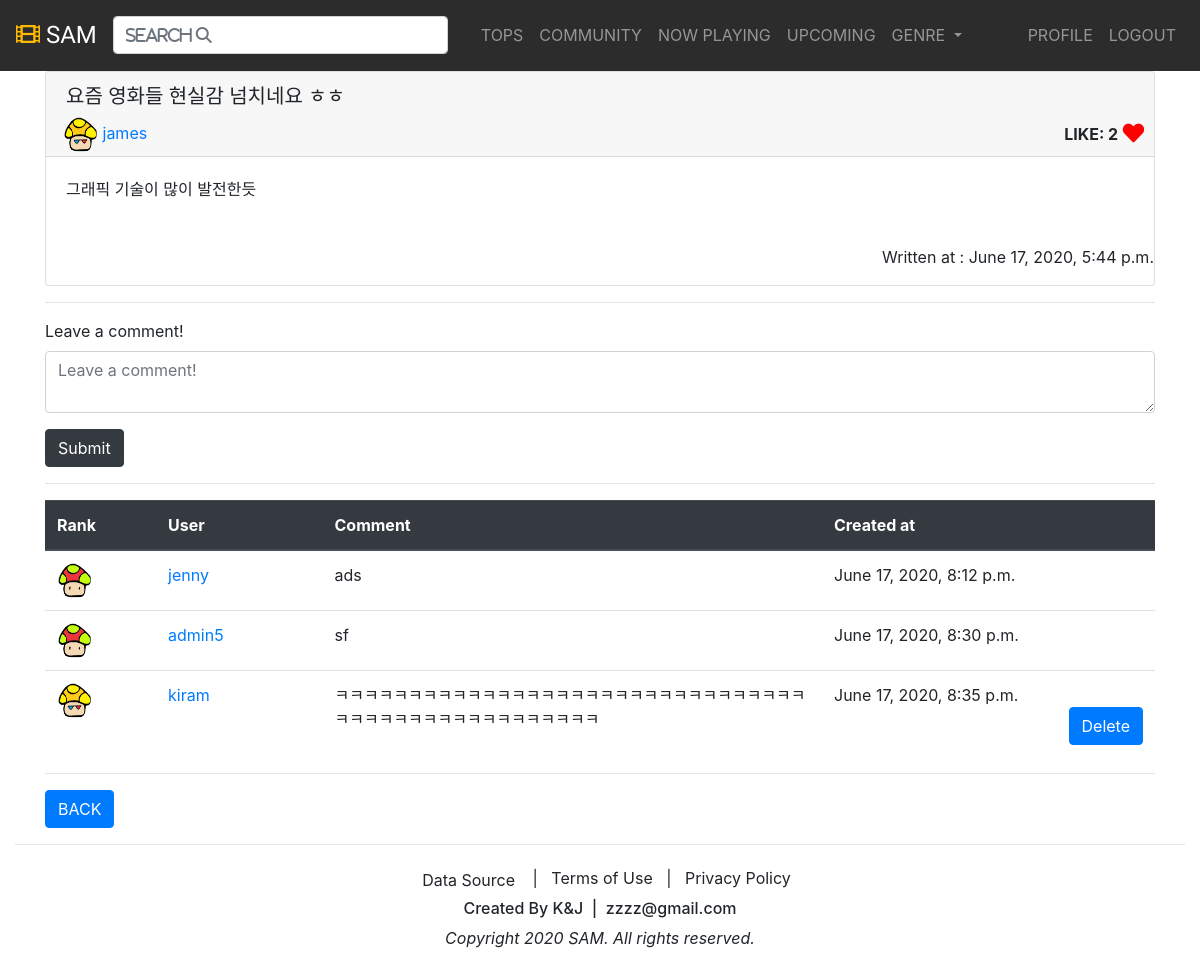
The app's page /movies/community/1/ (signed in) with its own data.
### movies/models.py (models this page shows)
class Article(models.Model):
    user = models.ForeignKey(settings.AUTH_USER_MODEL, on_delete=models.CASCADE)
    title = models.CharField(max_length=100)
    content = models.TextField()
    created_at = models.DateTimeField(auto_now_add=True)
    updated_at = models.DateTimeField(auto_now=True)
    like_users = models.ManyToManyField(settings.AUTH_USER_MODEL, related_name = 'like_articles')

class ArticleComment(models.Model):
    user = models.ForeignKey(settings.AUTH_USER_MODEL, on_delete=models.CASCADE)
    article = models.ForeignKey(Article, on_delete=models.CASCADE)
    content = models.CharField(max_length=200)
    created_at = models.DateTimeField(auto_now_add=True)
    updated_at = models.DateTimeField(auto_now=True)

### accounts/models.py (models this page shows)
class User(AbstractUser):
    nickname = models.CharField(max_length=30, unique=True, error_messages={'unique':"Sorry! This nickname is already in use TT"})
    email = models.EmailField(verbose_name='email',max_length=255, unique=True, error_messages={'unique':"This email is already in use XD"})
    description = models.CharField(max_length=40, blank=True)
    avatar = models.ImageField(upload_to = 'images', blank=True)
    points = models.IntegerField(default=0)
    following = models.ManyToManyField(settings.AUTH_USER_MODEL, related_name='follower')

### movies/views.py (the view)
# urls.py: path('community/<int:article_pk>/',views.article_detail, name='article_detail'),
@login_required
def article_detail(request, article_pk):
    article = get_object_or_404(Article, id=article_pk)
    form = ArticleCommentForm()
    comments = article.articlecomment_set.all()
    context = {
        'article':article,
        'form':form,
        'comments':comments,
    }
    return render(request,'movies/article_detail.html', context)

### movies/forms.py
class ArticleCommentForm(forms.ModelForm):
    content = forms.CharField(label='Leave a comment!', widget=forms.Textarea(attrs={'rows': 2,}))
    class Meta:
        model = ArticleComment
        fields = ['content']

### movies/templates/movies/article_detail.html (shortened to what this page needs)
{% extends 'base.html' %}
{% load static %}
{% load bootstrap4 %}
{% block content %}
    <div class="card">
      <div class="card-header">
        <h5 class="card-title">{{article.title}}</h5>
        <div class="myArticleWriter">
          {% if article.user.points < 10 %}
            <img src="../../../../static/rank_1.png" height="35" width="35">
          {% elif 10 <= article.user.points and article.user.points < 20 %}
            <img src="../../../../static/rank_2.png" height="35" width="35">
          {% elif 20 <= article.user.points and article.user.points < 30 %}
            <img src="../../../../static/rank_3.png" height="35" width="35">
          {% else %}
            <img src="../../../../static/rank_4.png" height="35" width="35">
          {% endif %}
           <a href="{% url 'accounts:profile' article.user %}">{{article.user}}</a>
        </div>
        <br>
      </div>
      <div class="card-body">
        <p class="card-text">{{article.content}}</p>
      </div>
      <div class="myLike">
        <strong>LIKE: {{ article.like_users.count }}</strong>
        {% with article_like_users=article.like_users.all %}
          {% if request.user in article_like_users %}
          <a href="{% url 'movies:like' article.pk %}">
            <i class="fas fa-heart fa-lg" style="color: red;"></i>
          </a>
          {% else %}
          <a href="{% url 'movies:like' article.pk %}">
            <i class="far fa-heart fa-lg" style="color: gray;"></i>
          </a>
          {% endif %}
        {% endwith %}
      </div>
        <br>
      <div class='float-right'>
        <p class="float-right">Written at : {{ article.created_at }} </p>
      </div>
    </div>
    <hr>
    {% if user.is_authenticated %}
      <form action="{% url 'movies:comment_create' article.pk %}" method='POST'>
		    {% bootstrap_form form %}
		    <button class='btn btn-dark'>Submit</button>
	    </form>
	  {% endif %}
	  <hr>
    <table class="table style="table-layout:fixed"">
      <thead class="thead-dark">
        <tr>
          <th scope="col">Rank</th>
          <th scope="col">User</th>
          <th scope="col">Comment</th>
          <th scope="col">Created at</th>
        </tr>
      </thead>
      <tbody>
        {% for comment in comments.all %}
          <tr>
            <td style="width:10%">
              <span>
                {% if comment.user.points < 10 %}
                  <img src="../../../../static/rank_1.png" height="35" width="35">
                {% elif 10 <= comment.user.points and comment.user.points < 20 %}
                  <img src="../../../../static/rank_2.png" height="35" width="35">
                {% elif 20 <= comment.user.points and comment.user.points < 30 %}
                  <img src="../../../../static/rank_3.png" height="35" width="35">
                {% else %}
                  <img src="../../../../static/rank_4.png" height="35" width="35">
                {% endif %}
              </span>
            </td>
            <td style="width:15%"><a href="{% url 'accounts:profile' comment.user.username %}">{{ comment.user.nickname }}</a></td>
            <td style="width:45%">{{ comment.content }}</td>
            <td>
              <div class="d-inline">
                {{ comment.created_at}}
              </div>
              {% if request.user == comment.user %}
              <div class="d-inline ">
            		  <form action="{% url 'movies:comment_delete' article.pk comment.pk %}" method='POST'>
            			  <button class="float-right btn btn-primary">Delete</button>
            		  </form>
            	</div>
            		{% endif %}
            </td>
          </tr>
        {% endfor %}
      </tbody>
    </table>
	  <hr>
	  <a href="{% url 'movies:article_list' %}"<button class="btn btn-primary">BACK</button></a>
{% endblock %}

### templates/base.html (shortened to what this page needs)
<!doctype html>
{% load static %}
<html lang="ko">
  <head>
    <link rel="stylesheet" href="https://stackpath.bootstrapcdn.com/bootstrap/4.5.0/css/bootstrap.min.css">
    <link rel="stylesheet" href="https://cdnjs.cloudflare.com/ajax/libs/font-awesome/5.12.0-2/css/all.min.css">
    <link rel="stylesheet" type="text/css" href="{% static 'css/base.css' %}" />
  </head>
  <body>
      <nav class="navbar navbar-expand-lg navbar-dark text-warning">
        <a class="navbar-brand" href="{% url 'movies:home' %}"><h4 class="mainPage"><i class="fas fa-film mainIcon"></i> SAM</h4></a>
        <div class="collapse navbar-collapse" id="navbarSupportedContent">
          <form action="{% url 'movies:search' %}" method="GET" class="form-inline">
            <input class="form-control" type="search" name="search" value="{{search}}" style="font-family: FontAwesome;" placeholder="Search &#xf002;" aria-label="Search">
          </form>
        </div>
      <div class="collapse navbar-collapse" id="navbarSupportedContent">
        <ul class="navbar-nav navbar-center mr-auto">
            <li class="nav-item mynav"><a class="nav-link" href="{% url 'movies:tops' %}">TOPS</a></li>
            <li class="nav-item mynav"><a class="nav-link" href="{% url 'movies:article_list' %}">COMMUNITY</a></li>
            <li class="nav-item mynav"><a class="nav-link" href="{% url 'movies:now_playing' %}">NOW PLAYING</a></li>
            <li class="nav-item mynav"><a class="nav-link" href="{% url 'movies:upcoming' %}">UPCOMING</a></li>
            <li class="nav-item dropdown mynav">
              <a class="nav-link dropdown-toggle" href="#" id="navbarDropdown" role="button" data-toggle="dropdown" aria-haspopup="true" aria-expanded="false">
                GENRE
              </a>
            </li>
        </ul>
      </div>
      <div class="collapse navbar-collapse justify-content-end" id="navbarSupportedContent">
        <ul class="navbar-nav">
          {% if user.is_authenticated %}
            <li class="nav-item"><a class="nav-link" href="{% url 'accounts:profile' user.username %}">PROFILE</a></li>
            <li class="nav-item"><a class="nav-link" href="{% url 'accounts:logout' %}">LOGOUT</a></li>
          {% else %}
            <li class="nav-item"><a class="nav-link" href="{% url 'accounts:signup' %}">SIGNUP</a></li>
            <li class="nav-item"><a class="nav-link" href="{% url 'accounts:login' %}">LOGIN</a></li>
          {% endif %}
        </ul>
      </div>
    </nav>
    <div class="container">
        {% block content %}
        {% endblock %}
    </div>
    <footer class="container-fluid navbar-fixed-bottom">
      <hr>
        <ul class="nav justify-content-center">
          <li class="nav-item">
              <a class="btn" data-toggle="modal" data-target="#myModal">Data Source</a>
              <a>| &nbsp; Terms of Use &nbsp;</a>
              <a>| &nbsp; Privacy Policy </a>
          </li>
        </ul>
        <ul class="nav justify-content-center">
          <li class="nav-item">
            <h6>Created By K&J &nbsp;|&nbsp; zzzz@gmail.com </h6>
          </li>
        </ul>
        <ul class="nav justify-content-center">
          <li class="nav-item">
            <p class="font-italic">Copyright 2020 SAM. All rights reserved. <p>
          </li>
        </ul><br>
    </footer>
  </body>
</html>

### static/css/base.css (style rules this page uses)
.mainIcon { color: #ffba00; }
.mainPage { font-family: 'Courgette', cursive; margin-top: 0.5rem; }
nav { background-color: #2c2c2c; }

### movies/templates/movies/article_detail.html (style rules this page uses)
.myLike { position: absolute; top: 50px; right: 10px; width: 50; height: 50; }
.myArticleWriter { position: absolute; top: 45px; left: 17px; width: 50; height: 50; }

### records on screen
Article: title "요즘 영화들 현실감 넘치네요 ㅎㅎ", user "james", content "그래픽 기술이 많이 발전한듯", like_users.count "2", created_at "June 17, 2020, 5:44 p.m."
ArticleComment: user.nickname "jenny", content "ads", created_at "June 17, 2020, 8:12 p.m."
ArticleComment: user.nickname "admin5", content "sf", created_at "June 17, 2020, 8:30 p.m."
ArticleComment: user.nickname "kiram", content "ㅋㅋㅋㅋㅋㅋㅋㅋㅋㅋㅋㅋㅋㅋㅋㅋㅋㅋㅋㅋㅋㅋㅋㅋㅋㅋㅋㅋㅋㅋㅋㅋㅋㅋㅋㅋㅋㅋㅋㅋㅋㅋㅋㅋㅋㅋㅋㅋㅋㅋ", created_at "June 17, 2020, 8:35 p.m.", shows "Delete"
